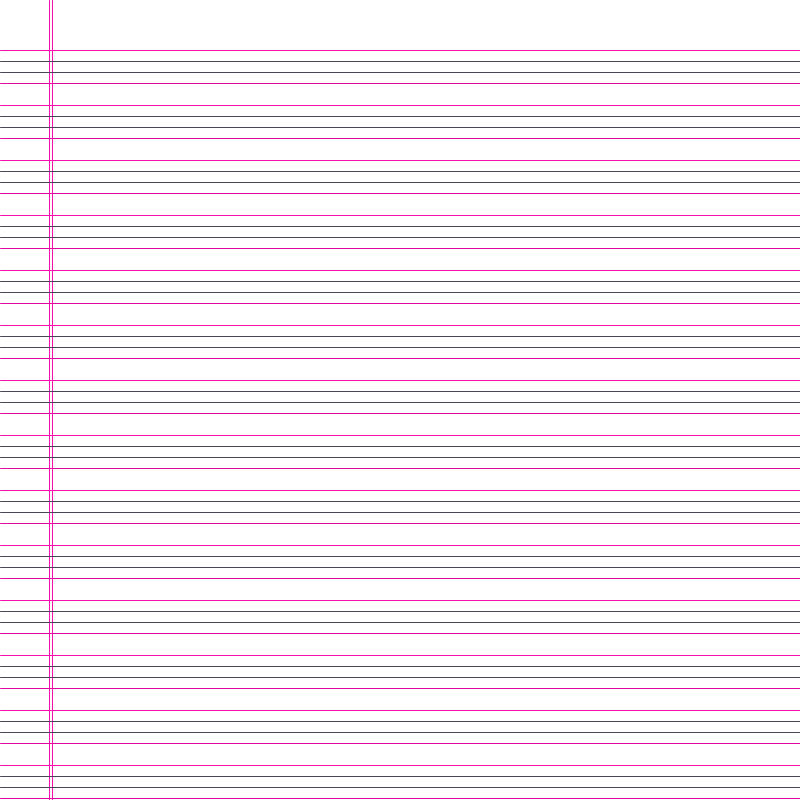
Frame 1 (no input)
Frame 60 (the mouse pressed at the canvas centre just before this capture): identical to frame 1, image omitted
Frame 120 (the mouse held since frame 60 and released just before this capture): identical to frame 1, image omitted

The Processing sketch that drew this single still picture (run headless with seeded random() and noise(); from frame 60 on, the mouse is pressed at the canvas centre):

// Processing sketch: English_handwriting_khata_layout
// ── English_handwriting_khata_layout.pde

void setup()
{
  size(800, 800);
}

void draw()
{
   background(255,255,255);
int Blue = color(74, 70, 87);
int pink = color(224, 9, 159);

stroke(247, 15, 173);
line(52,0,52,width);
line(49,0,49,width);

int lineSpace = 11;
for(int y = 50; y<=width;y+=55)
{
 
   stroke(247, 15, 173);
   line(0,y,width,y);
   stroke(Blue);
   line(0,y+lineSpace,width,y+lineSpace);
   line(0,y+lineSpace*2,width,y+lineSpace*2);
   stroke(pink);
   line(0,y+lineSpace*3,width,y+lineSpace*3);
}
}
